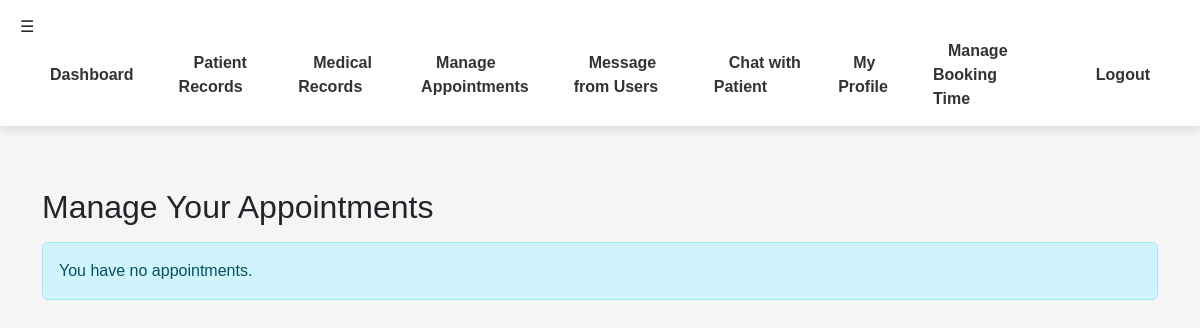
/doctor/manage_appointments.php (signed in), run on an earlier commit of the app's database.
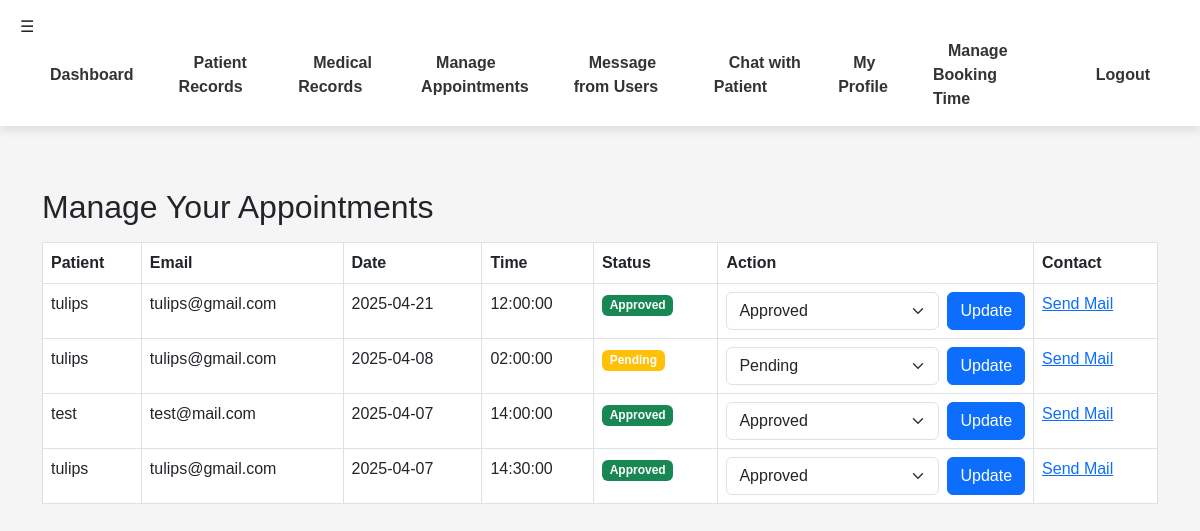
And on a later commit of the database.
### tables this page shows
CREATE TABLE `appointments` (
  `id` int(11) NOT NULL,
  `patient_id` int(11) NOT NULL,
  `doctor_id` int(11) NOT NULL,
  `appointment_date` date NOT NULL,
  `appointment_time` time NOT NULL,
  `status` enum('pending','approved','cancelled') DEFAULT 'pending',
  `created_at` timestamp NOT NULL DEFAULT current_timestamp()
);

CREATE TABLE `users` (
  `id` int(11) NOT NULL,
  `name` varchar(100) NOT NULL,
  `email` varchar(255) NOT NULL,
  `password` varchar(255) NOT NULL,
  `role` enum('admin','doctor','patient') NOT NULL,
  `created_at` timestamp NOT NULL DEFAULT current_timestamp()
);

### doctor/manage_appointments.php (the view, shortened to what this page needs)
<?php
include '../includes/db.php';
$user_id = $_SESSION['user_id'];
$sql = "SELECT id FROM doctors WHERE user_id = ?";
$stmt = $conn->prepare($sql);
$stmt->bind_param("i", $user_id);
$stmt->execute();
$result = $stmt->get_result();
$doctor = $result->fetch_assoc();
$doctor_id = $doctor['id'];
$sql = "SELECT a.id, u.name AS patient, u.email, a.appointment_date, a.appointment_time, a.status
        FROM appointments a
        JOIN users u ON a.patient_id = u.id
        WHERE a.doctor_id = ?
        ORDER BY a.appointment_date DESC, a.appointment_time ASC";
$stmt = $conn->prepare($sql);
$stmt->bind_param("i", $doctor_id);
$stmt->execute();
$appointments = $stmt->get_result();
?>
<!DOCTYPE html>
<html lang="en">
<head>
    <link rel="stylesheet" href="https://cdn.jsdelivr.net/npm/bootstrap@5.3.0/dist/css/bootstrap.min.css">
</head>
<body>
<?php include '../includes/navbar.php'; ?>
<div class="container mt-5" style="padding-top: 70px;">
    <h2>Manage Your Appointments</h2>
    <?php if ($appointments->num_rows > 0) { ?>
        <table class="table table-bordered mt-3">
            <thead>
                <tr>
                    <th>Patient</th>
                    <th>Email</th>
                    <th>Date</th>
                    <th>Time</th>
                    <th>Status</th>
                    <th>Action</th>
                    <th>Contact</th>
                </tr>
            </thead>
            <tbody>
    <?php while ($row = $appointments->fetch_assoc()) { ?>
        <tr>
            <td><?= htmlspecialchars($row['patient']); ?></td>
            <td><?= htmlspecialchars($row['email']); ?></td>
            <td><?= htmlspecialchars($row['appointment_date']); ?></td>
            <td><?= htmlspecialchars($row['appointment_time']); ?></td>
            <td>
                <span class="badge <?=
                    $row['status'] == 'approved' ? 'bg-success' :
                    ($row['status'] == 'cancelled' ? 'bg-danger' : 'bg-warning');
                ?>">
                    <?= ucfirst($row['status']); ?>
                </span>
            </td>
            <td>
                <form method="POST" class="d-flex">
                    <select name="status" class="form-select me-2">
                        <option value="pending" <?= $row['status'] == 'pending' ? 'selected' : ''; ?>>Pending</option>
                        <option value="approved" <?= $row['status'] == 'approved' ? 'selected' : ''; ?>>Approved</option>
                    </select>
                    <button type="submit" name="update_status" class="btn btn-primary">Update</button>
                </form>
            </td>
            <td>
                <a href="mailto:<?php echo $row['email']; ?>?subject=Reply from Green Life Hospital">
                    Send Mail
                </a>
            </td>
        </tr>
    <?php } ?>
</tbody>
        </table>
    <?php } else { ?>
        <div class="alert alert-info mt-3">You have no appointments.</div>
    <?php } ?>
</div>
</body>
</html>

What changed in the data, as far as the page shows it:
added appointments: patient.name "tulips", patient.email "tulips@gmail.com", appointment_date "2025-04-21", appointment_time "12:00:00", status "Approved"
added appointments: patient.name "tulips", patient.email "tulips@gmail.com", appointment_date "2025-04-08", appointment_time "02:00:00", status "Pending"
added appointments: patient.name "test", patient.email "test@mail.com", appointment_date "2025-04-07", appointment_time "14:00:00", status "Approved"
added appointments: patient.name "tulips", patient.email "tulips@gmail.com", appointment_date "2025-04-07", appointment_time "14:30:00", status "Approved"
Also different on the page:
text no longer shown: "You have no appointments."
text now shown: "Patient Email Date Time Status Action Contact"
